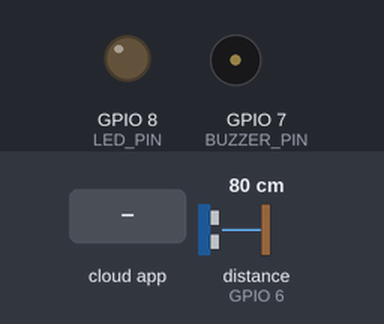
Bench run of a sketch on a simulated ESP8266 (NodeMCU). Parts: output pins drawn as LEDs (lit = HIGH), buzzer (waves = sounding). The test bench sets the inputs (shaded band); at power-on: distance to the obstacle (sensor on GPIO 6) 80 cm. The echo pulse lasts 58.3 µs per cm; WiFi joins after 1.5 s; servers stay silent unless stated; the Firebase database answers and starts empty; pins used as bus, display or sensor lines are not drawn; what the sketch prints to the serial monitor is not drawn.

Above: at 2.7 s.
2.8 s: distance to the obstacle (sensor on GPIO 6) set to 2 cm
9.7 s: the phone or cloud app sets enable_alert_sound to true
At 10.8 s:
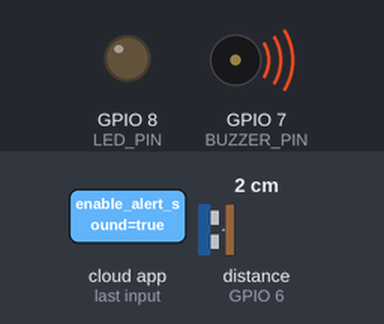
21.8 s: distance to the obstacle (sensor on GPIO 6) set to 18 cm
28.7 s: distance to the obstacle (sensor on GPIO 6) set to 23 cm
At 29.6 s:
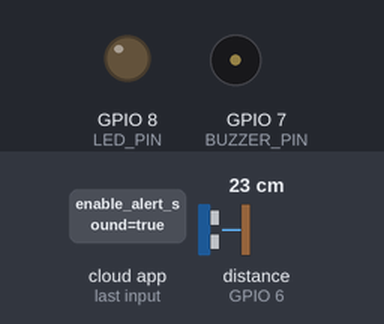
35.6 s: distance to the obstacle (sensor on GPIO 6) set to 4 cm
At 41.0 s:
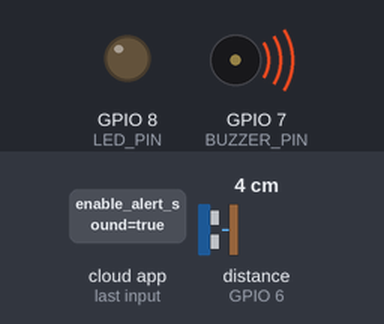
47.7 s: distance to the obstacle (sensor on GPIO 6) set to 35 cm
At 48.3 s:
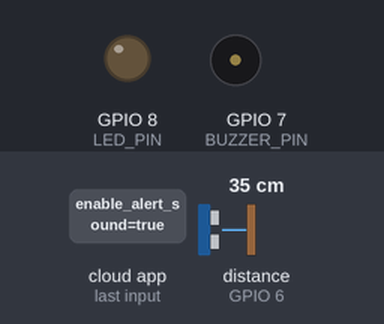
Timing chart, 0 to 50.7 s (numbered marks = the images above; inputs shaded):
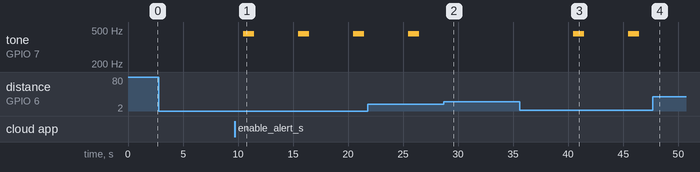

The sketch:

lab1.ino
```cpp
// (licence header left out)
/** This example will show how to authenticate as a anonymous user and then delete this user from project.
 *
 * You need to enable Anonymous provider.
 * In Firebase console, select Authentication, select Sign-in method tab,
 * under the Sign-in providers list, enable Anonymous provider.
 *
 * Warning: this example will create a new anonymous user with
 * different UID every time you run this example.
 *
 */
#include <Arduino.h>
#if defined(ESP32) || defined(ARDUINO_RASPBERRY_PI_PICO_W)
#include <WiFi.h>
#elif defined(ESP8266)
#include <ESP8266WiFi.h>
#endif

#include <Firebase_ESP_Client.h>

// Provide the token generation process info.
#include <addons/TokenHelper.h>

// Provide the RTDB payload printing info and other helper functions.
#include <addons/RTDBHelper.h>

/* 1. Define the WiFi credentials */

//#define WIFI_SSID "Labs-LSD"
//#define WIFI_PASSWORD "aulaslsd"
//#define WIFI_SSID "Rmic2122"
//#define WIFI_PASSWORD "Rmic2122%$"
//#define WIFI_SSID "IotDemo"
//#define WIFI_PASSWORD ""
#define WIFI_SSID "AndroidAPAG"
#define WIFI_PASSWORD "mdrq6475"

#define TRIGGER_PIN 5
#define ECHO_PIN 6
#define LED_PIN 8
#define BUZZER_PIN 7

/** 2. Define the API key
 *
 * The API key can be obtained since you created the project and set up
 * the Authentication in Firebase console.
 *
 * You may need to enable the Identity provider at https://console.cloud.google.com/customer-identity/providers
 * Select your project, click at ENABLE IDENTITY PLATFORM button.
 * The API key also available by click at the link APPLICATION SETUP DETAILS.
 *
 */
#define API_KEY "AIzaSyAM5T2Gcq0CIZxUgMjVY08popnff-YvpNE"

/* 3. If work with RTDB, define the RTDB URL */
#define DATABASE_URL "https://iot-alarm-app.firebaseio.com/"  //<databaseName>.firebaseio.com or <databaseName>.<region>.firebasedatabase.app

/* 4. Define the Firebase Data object */
FirebaseData fbdo;

/* 5. Define the FirebaseAuth data for authentication data */
FirebaseAuth auth;

/* 6. Define the FirebaseConfig data for config data */
FirebaseConfig config;

unsigned long dataMillis = 0;
int count = 0;
bool signupOK = false;

String result;
int measurement;
String path1;
String path2;
String path3;


#if defined(ARDUINO_RASPBERRY_PI_PICO_W)
WiFiMulti multi;
#endif

void setup()
{

  pinMode(TRIGGER_PIN, OUTPUT); // TRIGGER
  pinMode(ECHO_PIN, INPUT); // ECHO
  pinMode(LED_PIN, OUTPUT); // LED
  pinMode(BUZZER_PIN, OUTPUT); // BUZZER

  Serial.begin(115200);
  Serial.println("--- SERIAL CONNECTION ESTABLISHED ---");

  // These lines bridge the two logical serial paths on the C6
  Serial.setDebugOutput(true);

#if defined(ARDUINO_RASPBERRY_PI_PICO_W)
    multi.addAP(WIFI_SSID, WIFI_PASSWORD);
    multi.run();
#else
    WiFi.begin(WIFI_SSID, WIFI_PASSWORD);
#endif

    Serial.print("Connecting to Wi-Fi");
    unsigned long ms = millis();
    while (WiFi.status() != WL_CONNECTED)
    {
        Serial.print(".");
        delay(300);
#if defined(ARDUINO_RASPBERRY_PI_PICO_W)
        if (millis() - ms > 10000)
            break;
#endif
    }
    Serial.println();
    Serial.print("Connected with IP: ");
    Serial.println(WiFi.localIP());
    Serial.println();


    Serial.printf("Firebase Client v%s\n\n", FIREBASE_CLIENT_VERSION);

    /* Assign the API key (required) */
    config.api_key = API_KEY;

    /* Assign the RTDB URL */
    config.database_url = DATABASE_URL;

    // The WiFi credentials are required for Pico W
    // due to it does not have reconnect feature.
#if defined(ARDUINO_RASPBERRY_PI_PICO_W)
    config.wifi.clearAP();
    config.wifi.addAP(WIFI_SSID, WIFI_PASSWORD);
#endif

    Firebase.reconnectWiFi(true);

    /** To sign in as anonymous user, just sign up as anonymous user
     * with blank email and password.
     *
     * The Anonymous provider must be enabled.
     *
     * To enable Anonymous provider,
     * from Firebase console, select Authentication, select Sign-in method tab,
     * under the Sign-in providers list, enable Anonymous provider.
     *
     * Warning: this will create anonymous user everytime you called this function and your user list
     * will grow up and the anonymous users stay in the user list after it created, we recommend to delete
     * this user after used.
     *
     * https://stackoverflow.com/questions/38694015/what-happens-to-firebase-anonymous-users
     * https://stackoverflow.com/questions/39640574/how-to-bulk-delete-firebase-anonymous-users
     */

    Serial.print("Sign up new user... ");

    /* Sign up */
    if (Firebase.signUp(&config, &auth, "", ""))
    {
        Serial.println("ok");
        signupOK = true;

        /** if the database rules were set as in the example "EmailPassword.ino"
         * This new user can be access the following location.
         *
         * "/UserData/<user uid>"
         *
         * The new user UID or <user uid> can be taken from auth.token.uid
         */
    }
    else
        Serial.printf("%s\n", config.signer.signupError.message.c_str());

    // If the signupError.message showed "ADMIN_ONLY_OPERATION", you need to enable Anonymous provider in project's Authentication.

    /* Assign the callback function for the long running token generation task */
    config.token_status_callback = tokenStatusCallback; // see addons/TokenHelper.h

    /** The id token (C++ string) will be available from config.signer.tokens.id_token
     * if the sig-up was successful.
     *
     * Now you can initialize the library using the internal created credentials.
     *
     * If the sign-up was failed, the following function will initialize because
     * the internal authentication credentials are not created.
     */
    Firebase.begin(&config, &auth);
    Firebase.reconnectWiFi(true);
}

int getdistancelvl(){
  int duration, distance;
  // Clears the TRIGGER_PIN condition
  digitalWrite(TRIGGER_PIN, LOW);
  delayMicroseconds(2);
  // Sets the TRIGGER_PIN HIGH (ACTIVE) for 10 microseconds
  digitalWrite(TRIGGER_PIN, HIGH);
  delayMicroseconds(10);
  digitalWrite(TRIGGER_PIN, LOW);
  // Reads the ECHO_PIN, returns the sound wave travel time in microseconds
  duration = pulseIn(ECHO_PIN, HIGH);
  // Calculating the distance
  distance = duration * 0.034 / 2; // Speed of sound wave divided by 2 (go and back)
  Serial.print("Distance: ");
  Serial.print(distance);
  Serial.println(" cm");
  if(distance < 20) {
    return 1;
  }

  return 0;

}

void loop()
{
if (millis() - dataMillis > 5000 && signupOK && Firebase.ready())
  {

    dataMillis = millis();
    path1="alarm_status";
    path2 = "enable_alert_sound";
    path3 = "measurement";

    if(getdistancelvl() == 1 ){
          Serial.println("Distance ");
          measurement++;
          Serial.printf("Set bool... %s\n", Firebase.RTDB.setBool(&fbdo, path1, true) ? "ok" : fbdo.errorReason().c_str());
          Serial.printf("Set int... one more measurement increase %s\n", Firebase.RTDB.setInt(&fbdo, path3 , measurement) ? "ok" : fbdo.errorReason().c_str());
          digitalWrite(LED_BUILTIN, HIGH);
          Serial.println("LED ON");
          Firebase.RTDB.getString(&fbdo,path2);
          result= fbdo.to<String>();

          if ( result == "true"){
              Serial.println("Enable alert sound is True");
              tone(BUZZER_PIN,450);
              delay(1000);
              noTone(BUZZER_PIN);
        } else {
              Serial.println("Enable alert is false");
              delay(1000);
              noTone(BUZZER_PIN);
          }
        } else { /* Means is low*/
            Serial.println("movement deactivated");
            Serial.printf("Set bool... alarm status is now false %s\n", Firebase.RTDB.setBool(&fbdo, path1, false) ? "ok" : fbdo.errorReason().c_str());
            digitalWrite(LED_BUILTIN, LOW);

        }
        Serial.println("Final one second delay before a new loop");
        delay(1000);

    Serial.println("Checking for movement...");
    delay(2500);
  }
}
```

Measured:
- the behaviour switches between 20 and 21 cm on distance to the obstacle (sensor on GPIO 6) (found by bisection; images 1 and 2)
- after the input at 9.7 s, tone on GPIO 7 (BUZZER_PIN): alternates 450 Hz for 1.0 s and silent for 4.0 s, starting after 0.75 s
- after the input at 28.7 s, tone on GPIO 7 (BUZZER_PIN): stays silent (without the input it goes to 450 Hz after 1.8 s)
- after the input at 35.6 s, tone on GPIO 7 (BUZZER_PIN): alternates 450 Hz for 1.0 s and silent for 4.0 s, starting after 4.9 s
- after the input at 47.7 s, tone on GPIO 7 (BUZZER_PIN): stays silent (without the input it goes to 450 Hz after 2.8 s)
